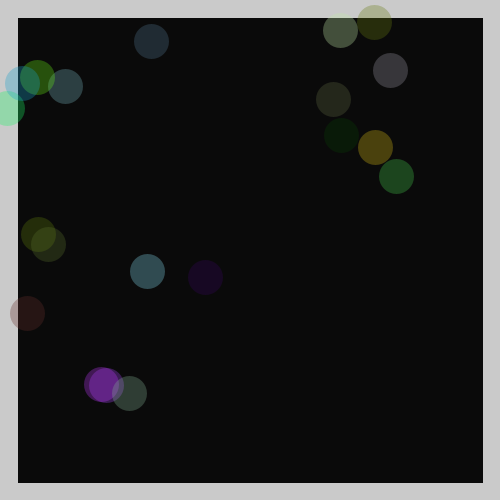
Frame 1 (no input)
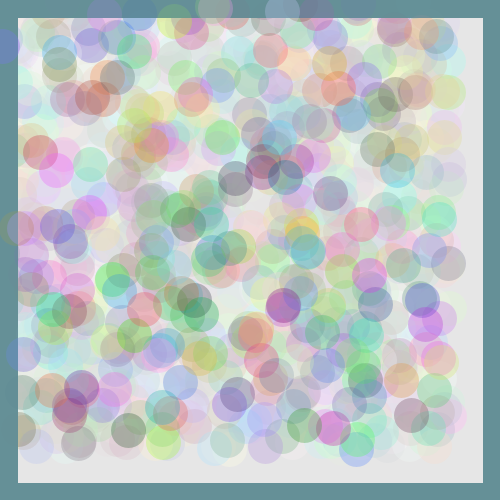
Frame 60 (the mouse pressed at the canvas centre just before this capture)
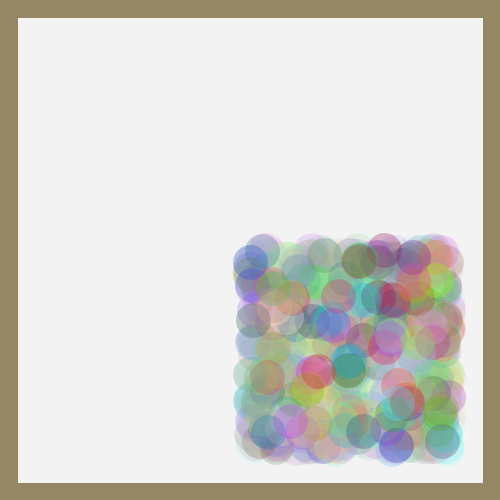
Frame 120 (the mouse held since frame 60 and released just before this capture)

The Processing sketch that drew these frames (run headless with seeded random() and noise(); from frame 60 on, the mouse is pressed at the canvas centre):

// Processing sketch: interkacja3
// ── interkacja3.pde
void setup() 
{
  size( 500, 500);
  background(0);
  stroke(255, 200);
  strokeWeight(35);
  frameRate(60);
}
 
void draw() 
{
  fill(255, 10);
  rect(0, 0, 500, 500);
  float duu;
  duu = 0; //wkladamy do srodka duu liczbe 0
  float los1, los2;
  float R, G, B;
  while (duu < 20) 
  { 
    R = random(0, 255);
    G = random(0, 255);
    B = random(0, 255);
    stroke(R, G, B, 80);
    los1 = random(mouseX, 450);
    los2 = random(mouseY, 450);
    point(los1, los2);
    duu++; //duu = duu + 1;
  }
}
